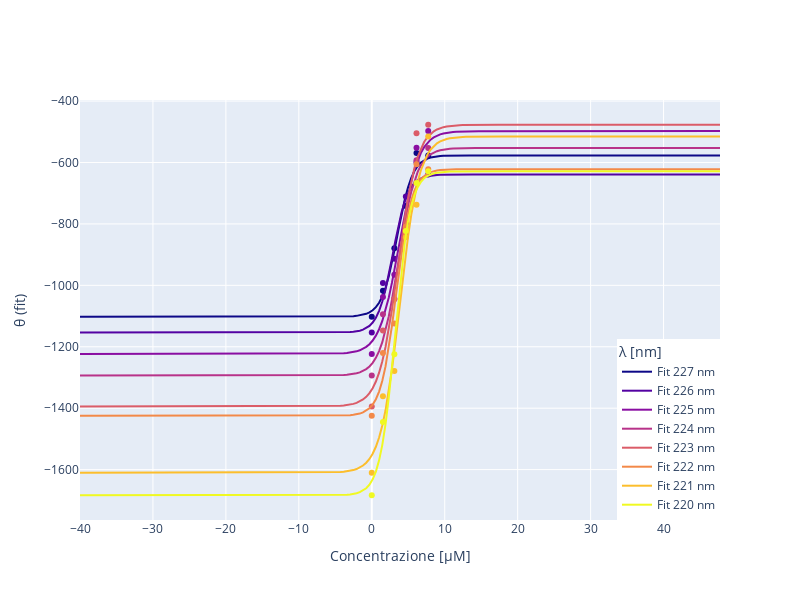

The notebook cell this image was saved under:
### Code cell
fig = go.Figure()

C_plot = np.linspace(concentrazioni.min()-40, concentrazioni.max()+40, 200)

for idx, row in fit_df.iterrows():
    #yN = row['yN']#spettro_ristretto.loc[0, row['λ']]
    #yD = row['yD'] #spettro_ristretto.loc[5, row['λ']]
    # print(yN, yD)

    yN = spettro_ristretto.loc[0, row['λ']]
    yD = spettro_ristretto.loc[5, row['λ']]

    m = row['m']
    Cmid = row['Cmid']
    θ_fit = sigmoid(C_plot, m, Cmid, yN, yD)
    # Fit line
    fig.add_trace(go.Scatter(
        x=C_plot,
        y=θ_fit,
        mode='lines',
        line=dict(color=colors[idx]),
        name=f"Fit {int(row['λ'])} nm"
    ))
    # Experimental points
    fig.add_trace(go.Scatter(
        x=spettro_ristretto['Concentrazione'],
        y=spettro_ristretto[row['λ']],
        mode='markers',
        marker=dict(color=colors[idx]),
        name=f"Exp {int(row['λ'])} nm",
        showlegend=False
    ))

fig.update_layout(
    xaxis_title='Concentrazione [μM]',
    yaxis_title='θ (fit)',
    legend_title='λ [nm]',
    height=600,
    width=800,
    legend=dict(
        x=1,
        y=0,
        xanchor='right',
        yanchor='bottom'
    )
)

fig.show()

### Figure 1 — Plotly figure (JSON) as saved in the notebook; plotly's stock layout.template omitted (floating-point values rounded to 4 significant figures; data arrays with more than 128 entries replaced by an {"elided": "..."} marker saying what was removed)
{"data": [{"line": {"color": "rgb(13, 8, 135)"}, "mode": "lines", "name": "Fit 227 nm", "type": "scatter", "x": {"elided": "200 float values"}, "y": {"elided": "200 float values"}}, {"marker": {"color": "rgb(13, 8, 135)"}, "mode": "markers", "name": "Exp 227 nm", "showlegend": false, "type": "scatter", "x": [0.0, 1.529, 3.093, 4.668, 6.13, 7.736], "y": [-1102.0, -1017.0, -879.4, -741.5, -568.9, -577.1]}, {"line": {"color": "rgb(83, 2, 162)"}, "mode": "lines", "name": "Fit 226 nm", "type": "scatter", "x": {"elided": "200 float values"}, "y": {"elided": "200 float values"}}, {"marker": {"color": "rgb(83, 2, 162)"}, "mode": "markers", "name": "Exp 226 nm", "showlegend": false, "type": "scatter", "x": [0.0, 1.529, 3.093, 4.668, 6.13, 7.736], "y": [-1154.0, -992.8, -913.8, -711.1, -599.2, -639.2]}, {"line": {"color": "rgb(138, 14, 162)"}, "mode": "lines", "name": "Fit 225 nm", "type": "scatter", "x": {"elided": "200 float values"}, "y": {"elided": "200 float values"}}, {"marker": {"color": "rgb(138, 14, 162)"}, "mode": "markers", "name": "Exp 225 nm", "showlegend": false, "type": "scatter", "x": [0.0, 1.529, 3.093, 4.668, 6.13, 7.736], "y": [-1224.0, -1038.0, -965.5, -795.7, -552.0, -497.8]}, {"line": {"color": "rgb(184, 50, 137)"}, "mode": "lines", "name": "Fit 224 nm", "type": "scatter", "x": {"elided": "200 float values"}, "y": {"elided": "200 float values"}}, {"marker": {"color": "rgb(184, 50, 137)"}, "mode": "markers", "name": "Exp 224 nm", "showlegend": false, "type": "scatter", "x": [0.0, 1.529, 3.093, 4.668, 6.13, 7.736], "y": [-1294.0, -1094.0, -1045.0, -799.1, -592.4, -553.0]}, {"line": {"color": "rgb(219, 92, 104)"}, "mode": "lines", "name": "Fit 223 nm", "type": "scatter", "x": {"elided": "200 float values"}, "y": {"elided": "200 float values"}}, {"marker": {"color": "rgb(219, 92, 104)"}, "mode": "markers", "name": "Exp 223 nm", "showlegend": false, "type": "scatter", "x": [0.0, 1.529, 3.093, 4.668, 6.13, 7.736], "y": [-1394.0, -1147.0, -1045.0, -836.4, -504.8, -477.1]}, {"line": {"color": "rgb(243, 137, 72)"}, "mode": "lines", "name": "Fit 222 nm", "type": "scatter", "x": {"elided": "200 float values"}, "y": {"elided": "200 float values"}}, {"marker": {"color": "rgb(243, 137, 72)"}, "mode": "markers", "name": "Exp 222 nm", "showlegend": false, "type": "scatter", "x": [0.0, 1.529, 3.093, 4.668, 6.13, 7.736], "y": [-1425.0, -1221.0, -1124.0, -809.3, -605.9, -622.0]}, {"line": {"color": "rgb(252, 190, 44)"}, "mode": "lines", "name": "Fit 221 nm", "type": "scatter", "x": {"elided": "200 float values"}, "y": {"elided": "200 float values"}}, {"marker": {"color": "rgb(252, 190, 44)"}, "mode": "markers", "name": "Exp 221 nm", "showlegend": false, "type": "scatter", "x": [0.0, 1.529, 3.093, 4.668, 6.13, 7.736], "y": [-1610.0, -1361.0, -1279.0, -843.2, -737.4, -515.0]}, {"line": {"color": "rgb(240, 249, 33)"}, "mode": "lines", "name": "Fit 220 nm", "type": "scatter", "x": {"elided": "200 float values"}, "y": {"elided": "200 float values"}}, {"marker": {"color": "rgb(240, 249, 33)"}, "mode": "markers", "name": "Exp 220 nm", "showlegend": false, "type": "scatter", "x": [0.0, 1.529, 3.093, 4.668, 6.13, 7.736], "y": [-1683.0, -1445.0, -1224.0, -822.8, -666.6, -628.9]}], "layout": {"height": 600, "legend": {"title": {"text": "λ [nm]"}, "x": 1, "xanchor": "right", "y": 0, "yanchor": "bottom"}, "width": 800, "xaxis": {"title": {"text": "Concentrazione [μM]"}}, "yaxis": {"title": {"text": "θ (fit)"}}}}
